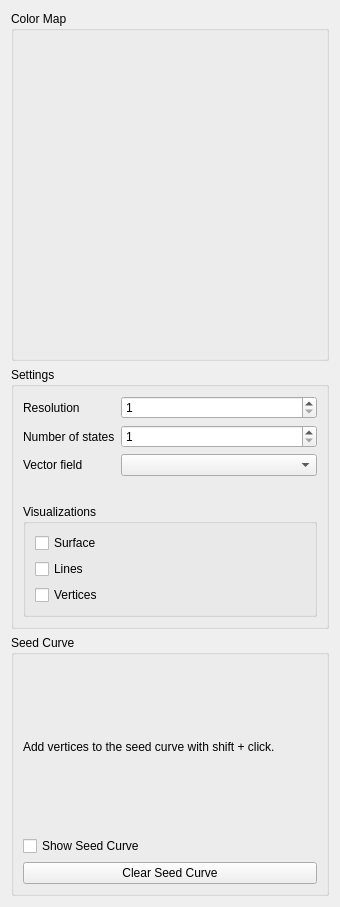
<?xml version="1.0" encoding="UTF-8"?>
<ui version="4.0">
 <class>StreamSurfacesTab</class>
 <widget class="QWidget" name="StreamSurfacesTab">
  <property name="geometry">
   <rect>
    <x>0</x>
    <y>0</y>
    <width>340</width>
    <height>907</height>
   </rect>
  </property>
  <property name="minimumSize">
   <size>
    <width>340</width>
    <height>500</height>
   </size>
  </property>
  <property name="windowTitle">
   <string>Form</string>
  </property>
  <layout class="QVBoxLayout" name="verticalLayout">
   <item>
    <widget class="QGroupBox" name="colorMapGroupBox">
     <property name="minimumSize">
      <size>
       <width>0</width>
       <height>350</height>
      </size>
     </property>
     <property name="title">
      <string>Color Map</string>
     </property>
     <layout class="QVBoxLayout" name="verticalLayout_2">
      <item>
       <widget class="ColorMapTab" name="colorMapWidget" native="true"/>
      </item>
     </layout>
    </widget>
   </item>
   <item>
    <widget class="QGroupBox" name="settingsGroupBox">
     <property name="title">
      <string>Settings</string>
     </property>
     <layout class="QVBoxLayout" name="verticalLayout_4">
      <item>
       <layout class="QFormLayout" name="formLayout">
        <property name="fieldGrowthPolicy">
         <enum>QFormLayout::ExpandingFieldsGrow</enum>
        </property>
        <property name="labelAlignment">
         <set>Qt::AlignLeading|Qt::AlignLeft|Qt::AlignVCenter</set>
        </property>
        <property name="formAlignment">
         <set>Qt::AlignLeading|Qt::AlignLeft|Qt::AlignTop</set>
        </property>
        <item row="0" column="0">
         <widget class="QLabel" name="resolutionLabel">
          <property name="text">
           <string>Resolution</string>
          </property>
         </widget>
        </item>
        <item row="0" column="1">
         <widget class="QSpinBox" name="resolutionSpinBox">
          <property name="sizePolicy">
           <sizepolicy hsizetype="Expanding" vsizetype="Fixed">
            <horstretch>0</horstretch>
            <verstretch>0</verstretch>
           </sizepolicy>
          </property>
          <property name="minimum">
           <number>1</number>
          </property>
         </widget>
        </item>
        <item row="1" column="0">
         <widget class="QLabel" name="numStatesLabel">
          <property name="text">
           <string>Number of states</string>
          </property>
         </widget>
        </item>
        <item row="1" column="1">
         <widget class="QSpinBox" name="numStatesSpinBox">
          <property name="sizePolicy">
           <sizepolicy hsizetype="Expanding" vsizetype="Fixed">
            <horstretch>0</horstretch>
            <verstretch>0</verstretch>
           </sizepolicy>
          </property>
          <property name="minimum">
           <number>1</number>
          </property>
          <property name="maximum">
           <number>1000</number>
          </property>
          <property name="value">
           <number>1</number>
          </property>
         </widget>
        </item>
        <item row="2" column="0">
         <widget class="QLabel" name="vectorFieldLabel">
          <property name="text">
           <string>Vector field</string>
          </property>
         </widget>
        </item>
        <item row="2" column="1">
         <widget class="QComboBox" name="vectorFieldComboBox">
          <property name="sizePolicy">
           <sizepolicy hsizetype="Expanding" vsizetype="Fixed">
            <horstretch>0</horstretch>
            <verstretch>0</verstretch>
           </sizepolicy>
          </property>
         </widget>
        </item>
       </layout>
      </item>
      <item>
       <widget class="QGroupBox" name="groupBox">
        <property name="title">
         <string>Visualizations</string>
        </property>
        <layout class="QVBoxLayout" name="verticalLayout_6">
         <item>
          <widget class="QCheckBox" name="showSurfaceCheckBox">
           <property name="text">
            <string>Surface</string>
           </property>
          </widget>
         </item>
         <item>
          <widget class="QCheckBox" name="showLinesCheckBox">
           <property name="text">
            <string>Lines</string>
           </property>
          </widget>
         </item>
         <item>
          <widget class="QCheckBox" name="showVerticesCheckBox">
           <property name="text">
            <string>Vertices</string>
           </property>
          </widget>
         </item>
        </layout>
       </widget>
      </item>
     </layout>
    </widget>
   </item>
   <item>
    <widget class="QGroupBox" name="seedCurvesGroupBox">
     <property name="title">
      <string>Seed Curve</string>
     </property>
     <layout class="QVBoxLayout" name="verticalLayout_3">
      <item>
       <widget class="QLabel" name="seedCurvesExplanation">
        <property name="text">
         <string>Add vertices to the seed curve with shift + click.</string>
        </property>
       </widget>
      </item>
      <item>
       <widget class="QCheckBox" name="showSeedCurvesCheckBox">
        <property name="text">
         <string>Show Seed Curve</string>
        </property>
       </widget>
      </item>
      <item>
       <widget class="QPushButton" name="clearSeedCurvesButton">
        <property name="text">
         <string>Clear Seed Curve</string>
        </property>
       </widget>
      </item>
     </layout>
    </widget>
   </item>
  </layout>
 </widget>
 <customwidgets>
  <customwidget>
   <class>ColorMapTab</class>
   <extends>QWidget</extends>
   <header location="global">view/colormaptab.h</header>
   <container>1</container>
  </customwidget>
 </customwidgets>
 <resources/>
 <connections/>
</ui>
